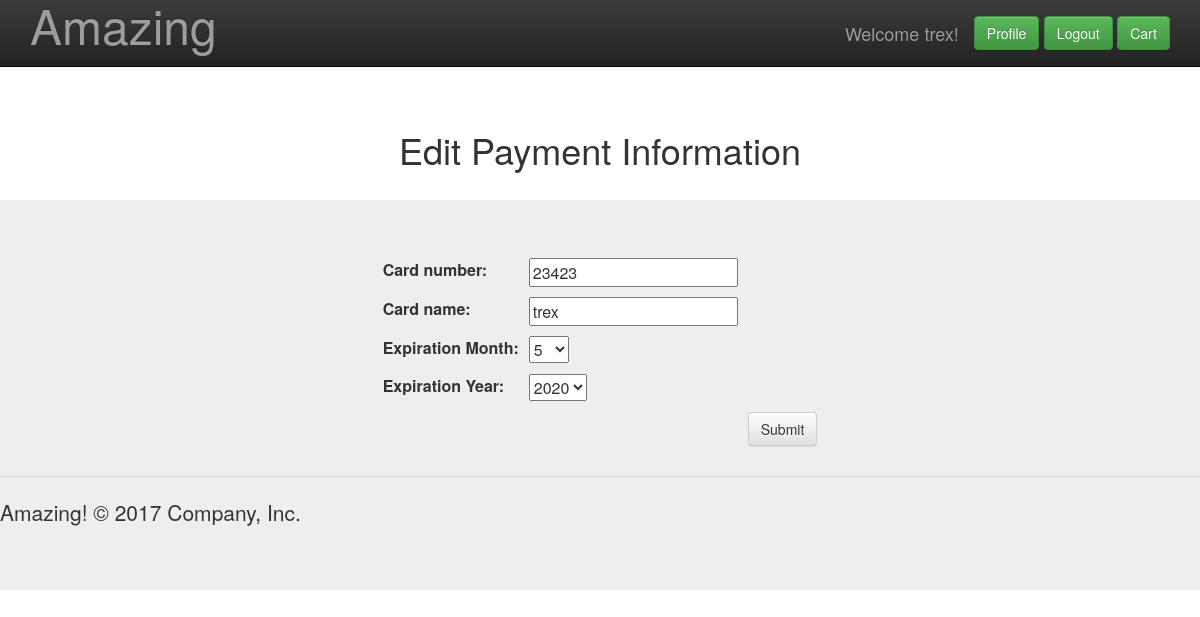
/profile/edit-payment (signed in), run on the app's committed database.
### user_profile/models.py (models this page shows, shortened)
class Profile(models.Model):
	user = models.OneToOneField(User,on_delete=models.CASCADE)
	address = models.CharField(max_length=100, blank=True)
	city = models.CharField(max_length=100, blank=True)
	state = models.CharField(max_length=100, blank=True)
	zip_code = models.CharField(max_length=100, blank=True)
	card_number = models.IntegerField(null=True)
	card_name = models.CharField(max_length=100, blank=True)
	card_month = models.IntegerField(choices=MONTH_CHOICES,default=1)
	card_year = models.IntegerField(choices=YEAR_CHOICES,default=1)

### user_profile/views.py (the view)
def edit_payment(request):
	if request.method == 'GET':
		pay_form = PaymentForm(instance=request.user.profile)
		return render(request, 'editpayment.html',{'pay_form':pay_form})
	elif request.method == 'POST':
		pay_form = PaymentForm(request.POST,instance=request.user.profile)
		pay_form.save()
		return render(request, 'editpayment.html',{'pay_form':pay_form})

### user_profile/models.py
class PaymentForm(forms.ModelForm):
	class Meta:
		model = Profile
		fields = ['card_number','card_name','card_month','card_year']
		labels = {'card_month':'Expiration Month','card_year':"Expiration Year"}

### templates/editpayment.html (shortened to what this page needs)
{% load staticfiles %}
{% load humanize %}
<link rel="stylesheet" href="https://maxcdn.bootstrapcdn.com/bootstrap/3.3.7/css/bootstrap.min.css">
<link rel="stylesheet" href="https://maxcdn.bootstrapcdn.com/bootstrap/3.3.7/css/bootstrap-theme.min.css">
<!DOCTYPE html>
<html lang="en">
  <head>
    <link href="../../assets/css/ie10-viewport-bug-workaround.css" rel="stylesheet">
    <link href="/static/css/jumbotron.css" rel="stylesheet">
  </head>
  <body>
    <nav class="navbar navbar-inverse navbar-fixed-top">
      <div class="container">
        <div class="navbar-header">
          <a class="navbar-brand" href="/">
      <font size = "18">Amazing</font>
      </a>
        </div>
        <div id="navbar" class="navbar-collapse collapse">
          <form class="navbar-form navbar-right">
            <form method="POST" action="{}">
              <div class="form-group">
                {% if user.is_authenticated %}
                  <table>
                    <tr>
                      <td><a class="navbar-brand text-center" href="{% url 'profile' %}">Welcome {{ user.username }}!</a></td>
                      <td><a class="btn btn-success" href="{% url 'profile' %}" role="button">Profile</a></td>
                      <td>&nbsp;</td>
                      <td> <a class="btn btn-success" href="{% url 'logout' %}" role="button">Logout</a></td>
                      <td>&nbsp;</td>
                      <td> <a class="btn btn-success" href="{% url 'cart' %}" role="button">Cart</a></td>
                    </tr>
                  </table>
                {% else %}
                  <a class="btn btn-success" href="{% url 'login' %}" role="button">Sign In</a>
                {% endif %}
              </div>
            </form>
          </form>
      </div>
    </nav>
  <div class="SearchColumn">
    <br>
    <br>
    <div class="container text-center">
      <br>
      <h1>Edit Payment Information</h1>
      <br>
    </div>
  </div>
  <div class="jumbotron">
    <div class="container text-center">
      <table class="center" style="border-collapse: separate; border-spacing: 10px;">
      	<form action="{% url 'edit_payment' %}" method="post">{% csrf_token %}
      	{% for field in pay_form %}
        <tr>
          <th>{{ field.label_tag }}</th>
          <td>{{field}}</td>
        </tr>
        {% endfor %}
        <tr>
        	<td></td>
        	<td></td>
        	<td><input class="btn btn-default" type="submit" value="Submit"></td>
        </tr>
        </form>
      </table>
    </div>
    <hr>
    <footer>
      <p>Amazing! &copy; 2017 Company, Inc.</p>
    </footer>
  </div>
  </body>
</html>

### static/css/jumbotron.css (style rules this page uses)
body { padding-top: 50px; padding-bottom: 20px; }

### templates/editpayment.html (style rules this page uses)
table.center { margin-left: auto; margin-right: auto; }

### data on the page
Profile: pay_form "23423" "trex" "5" "2020"

### other printed values
{{ user.username }} "trex"
{{ field.label_tag }} "Card number:" "Card name:" "Expiration Month:" "Expiration Year:"
